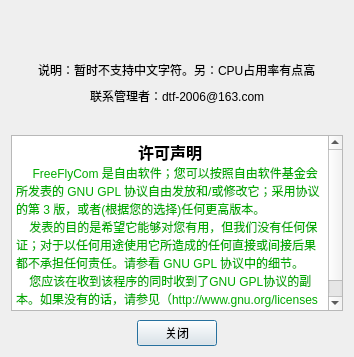
<?xml version="1.0" encoding="UTF-8"?>
<ui version="4.0">
 <class>AboutDialog</class>
 <widget class="QDialog" name="AboutDialog">
  <property name="enabled">
   <bool>true</bool>
  </property>
  <property name="geometry">
   <rect>
    <x>0</x>
    <y>0</y>
    <width>354</width>
    <height>357</height>
   </rect>
  </property>
  <property name="sizePolicy">
   <sizepolicy hsizetype="Preferred" vsizetype="Preferred">
    <horstretch>0</horstretch>
    <verstretch>0</verstretch>
   </sizepolicy>
  </property>
  <property name="minimumSize">
   <size>
    <width>0</width>
    <height>0</height>
   </size>
  </property>
  <property name="windowTitle">
   <string>Dialog</string>
  </property>
  <layout class="QVBoxLayout" name="verticalLayout">
   <item>
    <spacer name="verticalSpacer_3">
     <property name="orientation">
      <enum>Qt::Vertical</enum>
     </property>
     <property name="sizeHint" stdset="0">
      <size>
       <width>20</width>
       <height>40</height>
      </size>
     </property>
    </spacer>
   </item>
   <item>
    <layout class="QHBoxLayout" name="horizontalLayout">
     <item>
      <spacer name="horizontalSpacer">
       <property name="orientation">
        <enum>Qt::Horizontal</enum>
       </property>
       <property name="sizeHint" stdset="0">
        <size>
         <width>40</width>
         <height>20</height>
        </size>
       </property>
      </spacer>
     </item>
     <item>
      <widget class="QLabel" name="label">
       <property name="sizePolicy">
        <sizepolicy hsizetype="Preferred" vsizetype="Preferred">
         <horstretch>0</horstretch>
         <verstretch>0</verstretch>
        </sizepolicy>
       </property>
       <property name="text">
        <string/>
       </property>
       <property name="pixmap">
        <pixmap resource="images.qrc">:/images/logo129-66.png</pixmap>
       </property>
      </widget>
     </item>
     <item>
      <spacer name="horizontalSpacer_2">
       <property name="orientation">
        <enum>Qt::Horizontal</enum>
       </property>
       <property name="sizeHint" stdset="0">
        <size>
         <width>40</width>
         <height>20</height>
        </size>
       </property>
      </spacer>
     </item>
    </layout>
   </item>
   <item>
    <layout class="QHBoxLayout" name="horizontalLayout_4">
     <item>
      <spacer name="horizontalSpacer_7">
       <property name="orientation">
        <enum>Qt::Horizontal</enum>
       </property>
       <property name="sizeHint" stdset="0">
        <size>
         <width>40</width>
         <height>20</height>
        </size>
       </property>
      </spacer>
     </item>
     <item>
      <widget class="QLabel" name="label_3">
       <property name="text">
        <string>说明：暂时不支持中文字符。另：CPU占用率有点高</string>
       </property>
      </widget>
     </item>
     <item>
      <spacer name="horizontalSpacer_8">
       <property name="orientation">
        <enum>Qt::Horizontal</enum>
       </property>
       <property name="sizeHint" stdset="0">
        <size>
         <width>40</width>
         <height>20</height>
        </size>
       </property>
      </spacer>
     </item>
    </layout>
   </item>
   <item>
    <layout class="QHBoxLayout" name="horizontalLayout_2">
     <property name="sizeConstraint">
      <enum>QLayout::SetFixedSize</enum>
     </property>
     <item>
      <spacer name="horizontalSpacer_3">
       <property name="orientation">
        <enum>Qt::Horizontal</enum>
       </property>
       <property name="sizeHint" stdset="0">
        <size>
         <width>40</width>
         <height>20</height>
        </size>
       </property>
      </spacer>
     </item>
     <item>
      <widget class="QLabel" name="label_2">
       <property name="sizePolicy">
        <sizepolicy hsizetype="Preferred" vsizetype="Preferred">
         <horstretch>0</horstretch>
         <verstretch>0</verstretch>
        </sizepolicy>
       </property>
       <property name="text">
        <string>联系管理者：dtf-2006@163.com</string>
       </property>
      </widget>
     </item>
     <item>
      <spacer name="horizontalSpacer_4">
       <property name="orientation">
        <enum>Qt::Horizontal</enum>
       </property>
       <property name="sizeHint" stdset="0">
        <size>
         <width>40</width>
         <height>20</height>
        </size>
       </property>
      </spacer>
     </item>
    </layout>
   </item>
   <item>
    <spacer name="verticalSpacer_2">
     <property name="orientation">
      <enum>Qt::Vertical</enum>
     </property>
     <property name="sizeHint" stdset="0">
      <size>
       <width>20</width>
       <height>40</height>
      </size>
     </property>
    </spacer>
   </item>
   <item>
    <widget class="QTextEdit" name="textEdit">
     <property name="sizePolicy">
      <sizepolicy hsizetype="Preferred" vsizetype="Preferred">
       <horstretch>0</horstretch>
       <verstretch>0</verstretch>
      </sizepolicy>
     </property>
     <property name="html">
      <string>&lt;!DOCTYPE HTML PUBLIC &quot;-//W3C//DTD HTML 4.0//EN&quot; &quot;http://www.w3.org/TR/REC-html40/strict.dtd&quot;&gt;
&lt;html&gt;&lt;head&gt;&lt;meta name=&quot;qrichtext&quot; content=&quot;1&quot; /&gt;&lt;style type=&quot;text/css&quot;&gt;
p, li { white-space: pre-wrap; }
&lt;/style&gt;&lt;/head&gt;&lt;body style=&quot; font-family:'.SF NS Text'; font-size:13pt; font-weight:400; font-style:normal;&quot;&gt;
&lt;p align=&quot;center&quot; style=&quot; margin-top:0px; margin-bottom:0px; margin-left:0px; margin-right:0px; -qt-block-indent:0; text-indent:0px;&quot;&gt;&lt;span style=&quot; font-family:'宋体'; font-size:12pt; font-weight:600;&quot;&gt;许可声明&lt;/span&gt;&lt;/p&gt;
&lt;p style=&quot; margin-top:0px; margin-bottom:0px; margin-left:0px; margin-right:0px; -qt-block-indent:0; text-indent:0px;&quot;&gt;&lt;span style=&quot; font-family:'宋体'; font-size:9pt; font-weight:600; color:#00aa00;&quot;&gt;    &lt;/span&gt;&lt;span style=&quot; font-family:'宋体'; font-size:9pt; color:#00aa00;&quot;&gt; FreeFlyCom 是自由软件；您可以按照自由软件基金会所发表的 GNU GPL 协议自由发放和/或修改它；采用协议的第 3 版，或者(根据您的选择)任何更高版本。&lt;/span&gt;&lt;/p&gt;
&lt;p style=&quot; margin-top:0px; margin-bottom:0px; margin-left:0px; margin-right:0px; -qt-block-indent:0; text-indent:0px;&quot;&gt;&lt;span style=&quot; font-family:'Courier New,courier'; font-size:9pt; color:#00aa00;&quot;&gt;    发表的目的是希望它能够对您有用，但我们没有任何保证；对于以任何用途使用它所造成的任何直接或间接后果都不承担任何责任。请参看 GNU GPL 协议中的细节。&lt;/span&gt;&lt;/p&gt;
&lt;p style=&quot; margin-top:0px; margin-bottom:0px; margin-left:0px; margin-right:0px; -qt-block-indent:0; text-indent:0px;&quot;&gt;&lt;span style=&quot; font-family:'Courier New,courier'; font-size:9pt; color:#00aa00;&quot;&gt;    您应该在收到该程序的同时收到了GNU GPL协议的副本。如果没有的话，请参见（http://www.gnu.org/licenses ）。&lt;/span&gt;&lt;/p&gt;&lt;/body&gt;&lt;/html&gt;</string>
     </property>
    </widget>
   </item>
   <item>
    <spacer name="verticalSpacer">
     <property name="orientation">
      <enum>Qt::Vertical</enum>
     </property>
     <property name="sizeHint" stdset="0">
      <size>
       <width>20</width>
       <height>20</height>
      </size>
     </property>
    </spacer>
   </item>
   <item>
    <layout class="QHBoxLayout" name="horizontalLayout_3">
     <item>
      <spacer name="horizontalSpacer_5">
       <property name="orientation">
        <enum>Qt::Horizontal</enum>
       </property>
       <property name="sizeHint" stdset="0">
        <size>
         <width>148</width>
         <height>20</height>
        </size>
       </property>
      </spacer>
     </item>
     <item>
      <widget class="QPushButton" name="BtnCloseAbout">
       <property name="sizePolicy">
        <sizepolicy hsizetype="Preferred" vsizetype="Preferred">
         <horstretch>0</horstretch>
         <verstretch>0</verstretch>
        </sizepolicy>
       </property>
       <property name="text">
        <string>关闭</string>
       </property>
      </widget>
     </item>
     <item>
      <spacer name="horizontalSpacer_6">
       <property name="orientation">
        <enum>Qt::Horizontal</enum>
       </property>
       <property name="sizeHint" stdset="0">
        <size>
         <width>148</width>
         <height>20</height>
        </size>
       </property>
      </spacer>
     </item>
    </layout>
   </item>
  </layout>
 </widget>
 <resources>
  <include location="images.qrc"/>
 </resources>
 <connections/>
</ui>
